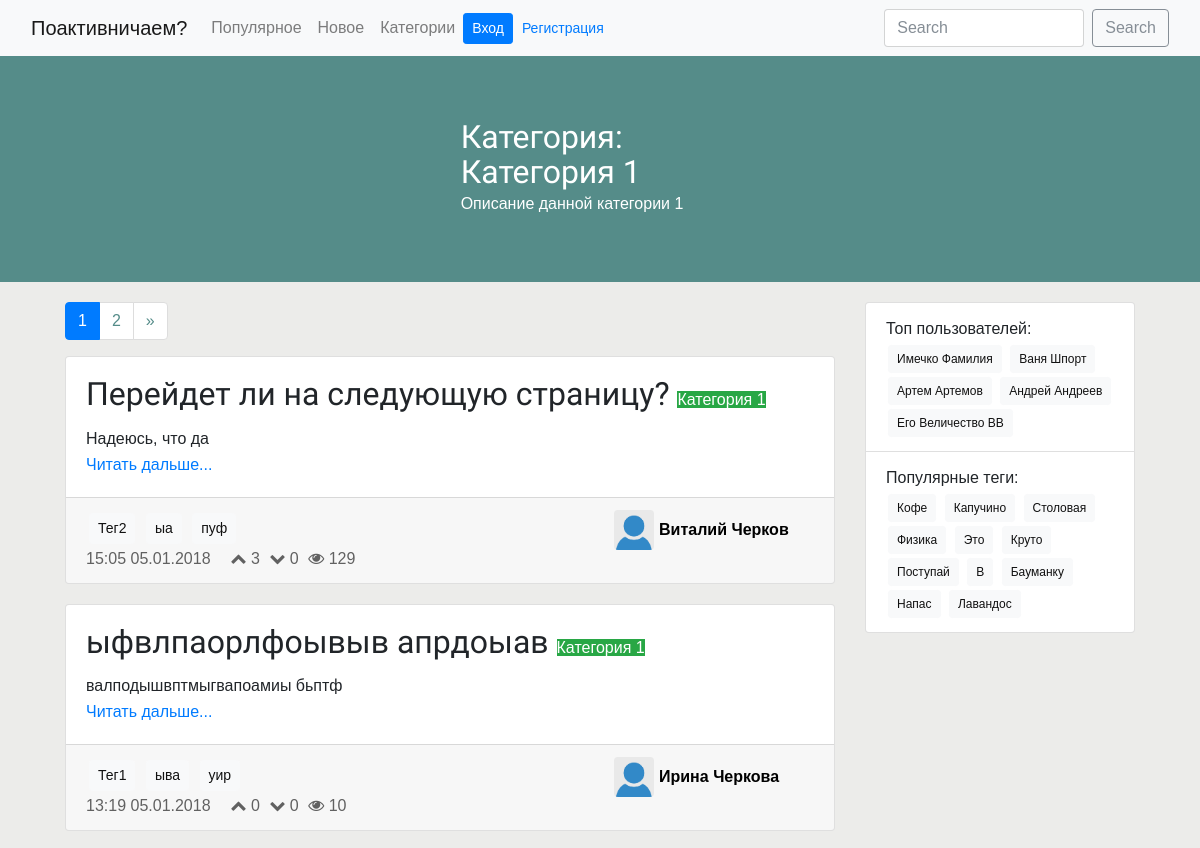
The app's page /category/1/ (upper part), older data.
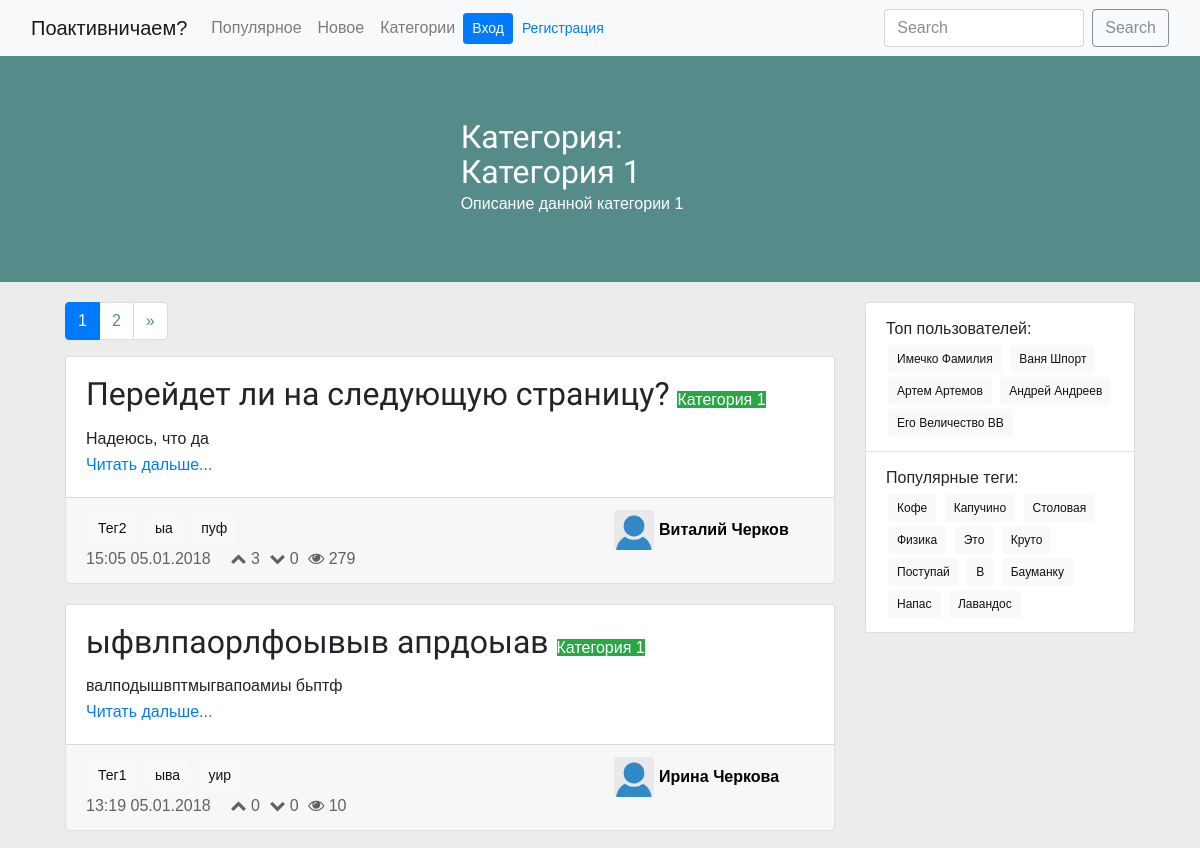
The same page, newer data.
### post/models.py (models this page shows, shortened)
class Post(models.Model):
    class Meta:
        ordering = ['-pub_date']
    title = models.CharField(max_length=250)
    text = models.TextField()
    pub_date = models.DateTimeField(auto_now_add=True)
    like_dislike = models.ManyToManyField(UserProfile, through='LikeDislike')
    views = models.IntegerField(default=0)
    category = models.ForeignKey(Category, on_delete=models.CASCADE)
    tag = models.ManyToManyField(Tag)
    author = models.ForeignKey(UserProfile, on_delete=models.CASCADE, blank=True, related_name='own_posts')
    deleted = models.BooleanField(default=False)
    edited = models.BooleanField(default=False)
    posts = model_managers.PostManager()
    def get_absolute_url(self):
        return reverse('post:detail', kwargs={'pk': self.pk})
    def get_likes_count(self):
        return len(self.like_dislike.all().filter(likedislike__vote=settings.LIKE))
    def get_dislikes_count(self):
        return len(self.like_dislike.all().filter(likedislike__vote=settings.DISLIKE))

### category/models.py (models this page shows, shortened)
class Category(models.Model):
    label = models.CharField(unique=True, max_length=30)
    description = models.TextField()

### userprofile/models.py (models this page shows, shortened)
class UserProfile(models.Model):
    user = models.OneToOneField(User, on_delete=models.CASCADE)
    rating = models.IntegerField(default=0)
    about = models.TextField(blank=True)
    def get_absolute_url(self):
        return reverse('userprofile:userpage', kwargs={'pk': self.pk})

### category/views.py (the view)
# urls.py: url(r'^(?P<pk>\d+)/$', views.PostsByCategory.as_view(), name='posts-by-category'),
class PostsByCategory(SingleObjectMixin, ListView):
    model = Category
    template_name = "category/posts-by-category.html"
    paginate_by = 10
    def get(self, request, *args, **kwargs):
        self.object = self.get_object(queryset=Category.objects.all())
        return super(PostsByCategory, self).get(request, *args, **kwargs)
    def get_context_data(self, **kwargs):
        context = super(PostsByCategory, self).get_context_data(**kwargs)
        context['pag_options'] = ListPost.set_paginator_options(context)
        context['category'] = self.object
        return context
    def get_queryset(self):
        return Post.posts.get_queryset_by_category(self.object.pk)

### bauchange/context.py (called while the page is built)
def current_userprofile(request):
    if hasattr(request, 'user') and request.user.is_authenticated():
        try:
            userprofile = UserProfile.objects.get(user=request.user)
        except:
            userprofile = None
    else:
        userprofile = None
    return {
        'context_userprofile': userprofile
    }

def menu_buttons(request):
    buttons = [
        {
            'label': _('Популярное'),
            'url': reverse_lazy('post:list')
        },
        {
            'label': _('Новое'),
            'url': reverse_lazy('post:list')
        },
        {
            'label': _('Категории'),
            'url': reverse_lazy('category:all-categories')
        },
    ]
    return {
        'context_menu_buttons': buttons
    }

### post/model_managers.py (called while the page is built)
    def get_queryset(self):
        return super(PostManager, self).get_queryset()

    def get_queryset_by_category(self, category):
        return self.get_queryset().filter(category=category)

### category/templates/category/posts-by-category.html
{% include "post/all-posts.html" with page_title="Категория: "|add:category.label page_description=category.description posts_list=object_list %}

### post/templates/post/list-includes/short-post-body.html
<div class="card-body">
    <h2 class="card-title">
        {{ post.title }}
        <a href="{% url 'category:posts-by-category' pk=post.category.id %}">
            <span class="post-category-mini badge-success">
                {{ post.category.label }}
            </span>
        </a>
    </h2>
    <p class="card-text">
        {{ post.text|truncatewords:80 }}
    </p>
    <a href="{{ post.get_absolute_url }}" class="card-link">Читать дальше...</a>
</div>

### post/templates/post/list-includes/short-post-footer.html
<div class="card-footer">
    <div class="row">
        <div class="post-info meta col">
            {% include "post/list-includes/short-post-tags.html" with tags=post.tag %}
            <div class="post-statistics-mini card-text">
                <span class="pub-date-mini float-left">{{ post.pub_date|date:"H:i d.m.Y" }}</span>
                <ul class="list-inline">
                    <li class="list-inline-item"><i class="fa fa-chevron-up" aria-hidden="true"></i> {{ post.get_likes_count }}</li>
                    <li class="list-inline-item"><i class="fa fa-chevron-down" aria-hidden="true"></i> {{ post.get_dislikes_count }}</li>
                    <li class="list-inline-item"><i class="fa fa-eye" aria-hidden="true"></i> {{ post.views }}</li>
                </ul>
            </div>
        </div>
        <a class="author-info-mini col-md-auto col-sm-auto row float-right" href="{{ post.author.get_absolute_url }}">
            <img src="/upload/img/user_empty.png" class="author-photo-mini rounded float-left">
            <h4 class="author-name-mini">{{ post.author.user.first_name}} {{ post.author.user.last_name}}</h4>
        </a>
    </div>
</div>

Row changes from the older to the newer data that the page shows:
changed Post "Перейдет ли на следующую страницу?": views "129" → "279"
